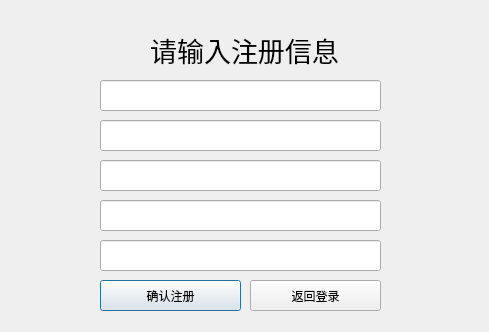
<?xml version="1.0" encoding="UTF-8"?>
<ui version="4.0">
 <class>Regste</class>
 <widget class="QDialog" name="Regste">
  <property name="geometry">
   <rect>
    <x>0</x>
    <y>0</y>
    <width>489</width>
    <height>332</height>
   </rect>
  </property>
  <property name="windowTitle">
   <string>Dialog</string>
  </property>
  <widget class="QPushButton" name="RetToLogIn">
   <property name="geometry">
    <rect>
     <x>250</x>
     <y>280</y>
     <width>131</width>
     <height>31</height>
    </rect>
   </property>
   <property name="focusPolicy">
    <enum>Qt::NoFocus</enum>
   </property>
   <property name="text">
    <string>返回登录</string>
   </property>
  </widget>
  <widget class="QLineEdit" name="pswd">
   <property name="geometry">
    <rect>
     <x>100</x>
     <y>120</y>
     <width>281</width>
     <height>31</height>
    </rect>
   </property>
   <property name="toolTip">
    <string>&lt;html&gt;&lt;head/&gt;&lt;body&gt;&lt;p&gt;请输入仅有数字、大小写字母、下划线组成的至少6位密码&lt;/p&gt;&lt;/body&gt;&lt;/html&gt;</string>
   </property>
  </widget>
  <widget class="QLabel" name="label">
   <property name="geometry">
    <rect>
     <x>150</x>
     <y>30</y>
     <width>189</width>
     <height>35</height>
    </rect>
   </property>
   <property name="text">
    <string>&lt;html&gt;&lt;head/&gt;&lt;body&gt;&lt;p align=&quot;center&quot;&gt;&lt;span style=&quot; font-size:20pt;&quot;&gt;请输入注册信息&lt;/span&gt;&lt;/p&gt;&lt;/body&gt;&lt;/html&gt;</string>
   </property>
  </widget>
  <widget class="QLineEdit" name="Repswd">
   <property name="geometry">
    <rect>
     <x>100</x>
     <y>160</y>
     <width>281</width>
     <height>31</height>
    </rect>
   </property>
   <property name="toolTip">
    <string>&lt;html&gt;&lt;head/&gt;&lt;body&gt;&lt;p&gt;再次输入密码&lt;/p&gt;&lt;/body&gt;&lt;/html&gt;</string>
   </property>
  </widget>
  <widget class="QLineEdit" name="id">
   <property name="geometry">
    <rect>
     <x>100</x>
     <y>80</y>
     <width>281</width>
     <height>31</height>
    </rect>
   </property>
   <property name="toolTip">
    <string>&lt;html&gt;&lt;head/&gt;&lt;body&gt;&lt;p&gt;请输入10位由纯数字组成的学号&lt;/p&gt;&lt;/body&gt;&lt;/html&gt;</string>
   </property>
  </widget>
  <widget class="QLineEdit" name="name">
   <property name="geometry">
    <rect>
     <x>100</x>
     <y>200</y>
     <width>281</width>
     <height>31</height>
    </rect>
   </property>
   <property name="toolTip">
    <string>&lt;html&gt;&lt;head/&gt;&lt;body&gt;&lt;p&gt;请输入不超过18位的用户名&lt;/p&gt;&lt;/body&gt;&lt;/html&gt;</string>
   </property>
  </widget>
  <widget class="QPushButton" name="RegesConfirm">
   <property name="geometry">
    <rect>
     <x>100</x>
     <y>280</y>
     <width>141</width>
     <height>31</height>
    </rect>
   </property>
   <property name="focusPolicy">
    <enum>Qt::StrongFocus</enum>
   </property>
   <property name="text">
    <string>确认注册</string>
   </property>
  </widget>
  <widget class="QLineEdit" name="clas">
   <property name="geometry">
    <rect>
     <x>100</x>
     <y>240</y>
     <width>281</width>
     <height>31</height>
    </rect>
   </property>
   <property name="toolTip">
    <string>&lt;html&gt;&lt;head/&gt;&lt;body&gt;&lt;p&gt;请输入由10位纯数字组成的班级号&lt;/p&gt;&lt;/body&gt;&lt;/html&gt;</string>
   </property>
  </widget>
 </widget>
 <tabstops>
  <tabstop>id</tabstop>
  <tabstop>pswd</tabstop>
  <tabstop>Repswd</tabstop>
  <tabstop>name</tabstop>
  <tabstop>clas</tabstop>
  <tabstop>RegesConfirm</tabstop>
  <tabstop>RetToLogIn</tabstop>
 </tabstops>
 <resources/>
 <connections/>
</ui>
